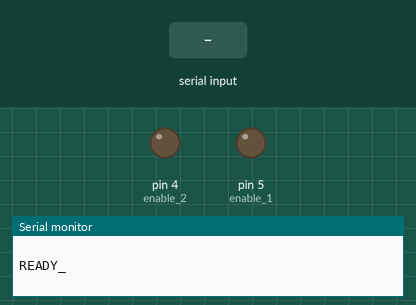
Recording of a sketch running on a simulated Arduino Uno, built with avr-gcc and run on an emulated ATmega328P. On the bench: output pins drawn as LEDs (lit = HIGH), the last lines printed to the serial monitor. The test bench sets the inputs (shaded band). Pins used as bus, display or sensor lines are not drawn.

Above: at 1.2 s.
1.3 s: "0" received over Serial
At 2.8 s:
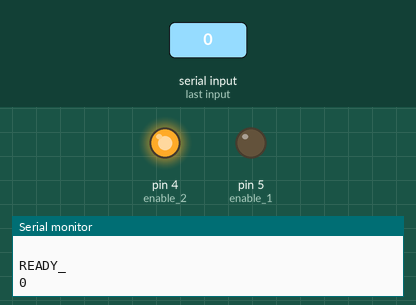
3.8 s: "4" received over Serial
At 5.9 s:
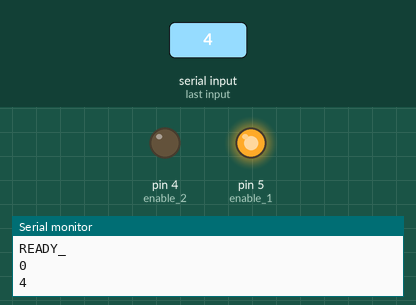
9.3 s: "1" received over Serial
At 11.2 s:
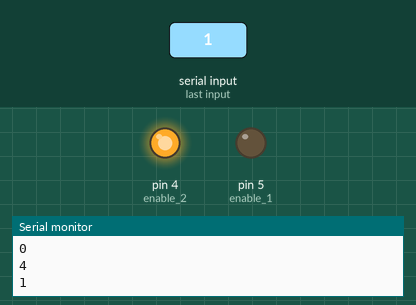
11.7 s: "5" received over Serial
At 13.1 s:
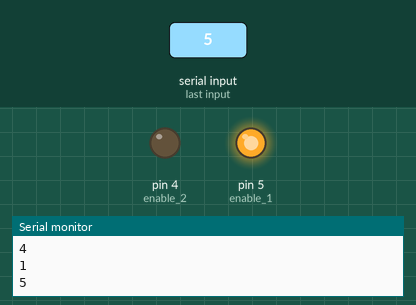
Timing chart, 0 to 14.7 s (numbered marks = the images above; inputs shaded):
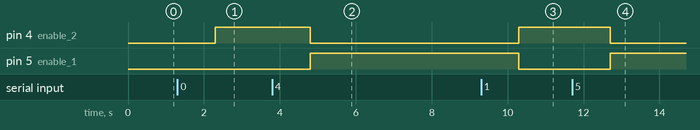

Measured:
- after the input at 1.3 s, pin 4 (enable_2): LOW → HIGH after 1.0 s
- after the input at 3.8 s, pin 4 (enable_2): HIGH → LOW after 1.0 s; pin 5 (enable_1): LOW → HIGH after 1.0 s
- after the input at 9.3 s, pin 4 (enable_2): LOW → HIGH after 1.0 s; pin 5 (enable_1): HIGH → LOW after 1.0 s
- after the input at 11.7 s, pin 4 (enable_2): HIGH → LOW after 1.0 s; pin 5 (enable_1): LOW → HIGH after 1.0 s

The sketch:

tentacle_continuous_readings_artificial_commands.ino
```cpp
// (licence header left out)
// This program is distributed in the hope that it will be useful,
// but WITHOUT ANY WARRANTY; without even the implied warranty of
// MERCHANTABILITY or FITNESS FOR A PARTICULAR PURPOSE.  See the
// GNU General Public License for more details.
//
// You should have received a copy of the GNU General Public License
// along with this program.  If not, see <http://www.gnu.org/licenses/>.
//
//---------------------------------------------------------------------------------------------

#include <SoftwareSerial.h>         //Include the software serial library

SoftwareSerial sSerial(11, 10);     // RX, TX  - Name the software serial library sftSerial (this cannot be omitted)
                                    // assigned to pins 10 and 11 for maximum compatibility
int s0 = 7;                         // Tentacle uses pin 7 for multiplexer control S0
int s1 = 6;                         // Tentacle uses pin 6 for multiplexer control S1
int enable_1 = 5;              // Tentacle uses pin 5 to control pin E on shield 1
int enable_2 = 4;             // Tentacle uses pin 4 to control pin E on shield 2

char computerdata[20];              // A 20 byte character array to hold incoming data from a pc/mac/other
char sensordata[30];                // A 30 byte character array to hold incoming data from the sensors
byte computer_bytes_received = 0;   // We need to know how many characters bytes have been received
byte sensor_bytes_received = 0;     // We need to know how many characters bytes have been received

char *channel;                      // Char pointer used in string parsing
char *cmd;                          // Char pointer used in string parsing

String str;
String str_channel;

void setup() {
  pinMode(s0, OUTPUT);             // set the digital output pins for the serial multiplexer
  pinMode(s1, OUTPUT);
  pinMode(enable_1, OUTPUT);
  pinMode(enable_2, OUTPUT);

  Serial.begin(9600);              // Set the hardware serial port to 9600
  sSerial.begin(9600);             // Set the soft serial port to 9600 (change if all your devices use another baudrate)
  intro();                         // display startup message
}


void serialEvent() {               //This interrupt will trigger when the data coming from the serial monitor(pc/mac/other) is received
  computer_bytes_received = Serial.readBytesUntil(13, computerdata, 20); //We read the data sent from the serial monitor(pc/mac/other) until we see a <CR>. We also count how many characters have been received
  computerdata[computer_bytes_received] = 0;      //We add a 0 to the spot in the array just after the last character we received.. This will stop us from transmitting incorrect data that may have been left in the buffer
}


void loop() {
   for (channel = 0; channel <=3; channel++) {
    str_channel = String(channel);
    computer_bytes_received = 3;                  // Character length is always 3 for read commands
    str = str_channel.concat(":r");                  // Create command
    str.toCharArray(computerdata, 20);             // Convert from string to char, the desired data type
    computer_bytes_received = Serial.readBytesUntil(13, computerdata, 20); //We read the data sent from the serial monitor(pc/mac/other) until we see a <CR>. We also count how many characters have been received
    computerdata[computer_bytes_received] = 0;    // Add 0 to a spot in the array just after the last character received to prevent transmitting incorrect data

    if (computer_bytes_received != 0) {             // If computer_bytes_received does not equal zero
        Serial.println(computerdata);
        channel = strtok(computerdata, ":");          // Let's parse the string at each colon
      cmd = strtok(NULL, ":");
        open_channel();                               // Call the function "open_channel" to open the correct data path
        if (cmd != 0) {                               // if no command has been sent, send nothing
          Serial.print("cmd exists ");
          Serial.println(cmd);
          sSerial.print(cmd);                         // Send the command from the computer to the Atlas Scientific device using the softserial port
          sSerial.print("\r");                        // <CR> carriage return to terminate message
      }
      computer_bytes_received = 0;                  // Reset the var computer_bytes_received
      }


    if (sSerial.available() > 0) {                 // If data has been transmitted from an Atlas Scientific device
      sensor_bytes_received = sSerial.readBytesUntil(13, sensordata, 30); //we read the data sent from the Atlas Scientific device until we see a <CR>. We also count how many character have been received
      sensordata[sensor_bytes_received] = 0;       // we add a 0 to the spot in the array just after the last character we received. This will stop us from transmitting incorrect data that may have been left in the buffer
      Serial.print("sensor daata ");
      Serial.println(sensordata);                  // let’s transmit the data received from the Atlas Scientific device to the serial monitor
    }
   }
}

// Print intro
void intro() {
  Serial.flush();
  Serial.println(" ");
  Serial.println("READY_");
}

// Open a channel via the Tentacle serial multiplexer
void open_channel() {

  switch (*channel) {

    case '0':                                // if channel==0 then we open channel 0
      digitalWrite(enable_1, LOW);           // setting enable_1 to low activates primary channels: 0,1,2,3
      digitalWrite(enable_2, HIGH);          // setting enable_2 to high deactivates secondary channels: 4,5,6,7
      digitalWrite(s0, LOW);                 // S0 and S1 control what channel opens
      digitalWrite(s1, LOW);                 // S0 and S1 control what channel opens
      break;

    case '1':
      digitalWrite(enable_1, LOW);
      digitalWrite(enable_2, HIGH);
      digitalWrite(s0, HIGH);
      digitalWrite(s1, LOW);
      break;

    case '2':
      digitalWrite(enable_1, LOW);
      digitalWrite(enable_2, HIGH);
      digitalWrite(s0, LOW);
      digitalWrite(s1, HIGH);
      break;

    case '3':
      digitalWrite(enable_1, LOW);
      digitalWrite(enable_2, HIGH);
      digitalWrite(s0, HIGH);
      digitalWrite(s1, HIGH);
      break;

    case '4':
      digitalWrite(enable_1, HIGH);
      digitalWrite(enable_2, LOW);
      digitalWrite(s0, LOW);
      digitalWrite(s1, LOW);
      break;

    case '5':
      digitalWrite(enable_1, HIGH);
      digitalWrite(enable_2, LOW);
      digitalWrite(s0, HIGH);
      digitalWrite(s1, LOW);
      break;

    case '6':
      digitalWrite(enable_1, HIGH);
      digitalWrite(enable_2, LOW);
      digitalWrite(s0, LOW);
      digitalWrite(s1, HIGH);
      break;

    case '7':
      digitalWrite(enable_1, HIGH);
      digitalWrite(enable_2, LOW);
      digitalWrite(s0, HIGH);
      digitalWrite(s1, HIGH);
      break;
  }
}
```
